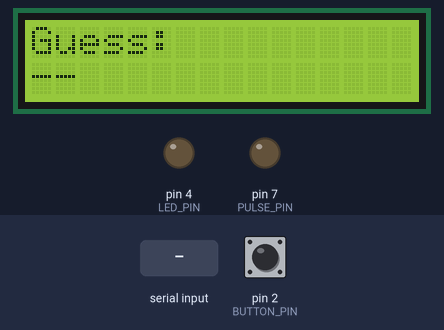
Bench run of a sketch on a simulated Arduino Uno, built with avr-gcc and run on an emulated ATmega328P. Shown: 16×2 character LCD, output pins drawn as LEDs (lit = HIGH). Inputs (shaded band) come from the test bench; at power-on: pin 2 (BUTTON_PIN) HIGH. What the sketch prints to the serial monitor is not drawn.

Above: at 6.6 s.
6.7 s: "BATTERY:\n" received over Serial
At 7.2 s:
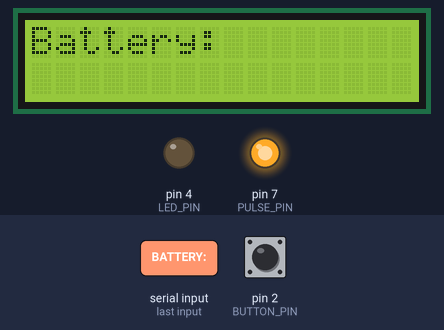
9.7 s: pin 2 (BUTTON_PIN) pulled LOW for 0.15 s
At 10.6 s:
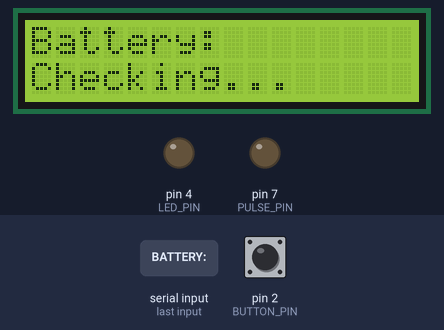
12.8 s: "UPLOAD_START\n" received over Serial
At 14.1 s:
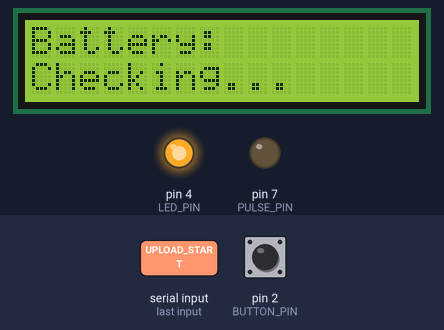
15.8 s: "GUESS:\n" received over Serial
At 16.4 s:
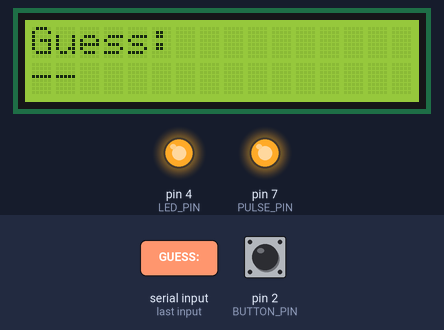
18.8 s: "BATTERY:\n" received over Serial
At 20.0 s:
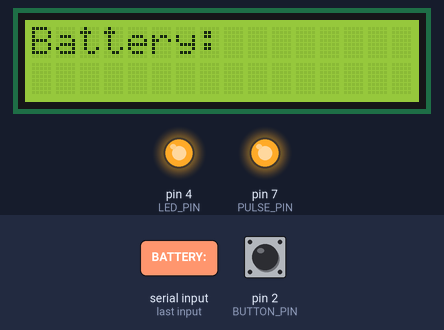
21.8 s: pin 2 (BUTTON_PIN) pulled LOW for 1 s
At 22.2 s:
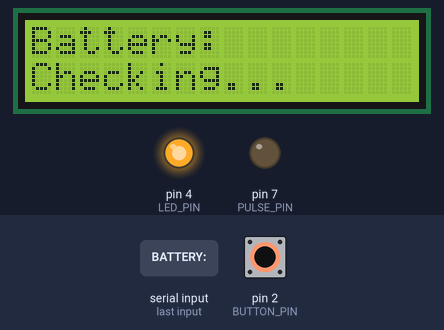
Timing chart, 0 to 24.8 s (numbered marks = the images above; inputs shaded):
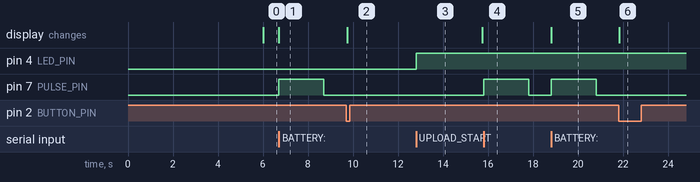

The sketch:

arduino_input_code.ino
```cpp
#include <LiquidCrystal.h>

// RS, E, D4, D5, D6, D7
LiquidCrystal lcd(8, 9, 10, 11, 12, 13);

const int BUTTON_PIN = 2;
const int LED_PIN = 4;
const int PULSE_PIN = 7;

const unsigned long PULSE_DURATION = 2000; // ms pin 7 stays HIGH
unsigned long pulseStartTime = 0;
bool pulseActive = false;

bool lastButtonState = HIGH;
String batteryResult = "Press button";
String guessResult = "--";

const unsigned long DISPLAY_INTERVAL = 6000; // ms per screen
unsigned long lastSwitchTime = 0;
bool showingGuess = false; // false = battery type screen, true = guess screen

void setup() {
  Serial.begin(115200);
  pinMode(BUTTON_PIN, INPUT_PULLUP);
  pinMode(LED_PIN, OUTPUT);
  digitalWrite(LED_PIN, LOW);
  pinMode(PULSE_PIN, OUTPUT);
  digitalWrite(PULSE_PIN, LOW);

  lcd.begin(16, 2);
  drawScreen();
}

void loop() {
  bool currentState = digitalRead(BUTTON_PIN);
  if (currentState == LOW && lastButtonState == HIGH) {
    delay(30);
    if (digitalRead(BUTTON_PIN) == LOW) {
      Serial.println("REQUEST_BATTERY");
      batteryResult = "Checking...";
      guessResult = "--";
      showingGuess = false;
      lastSwitchTime = millis();
      drawScreen();
    }
  }
  lastButtonState = currentState;

  if (Serial.available()) {
    String line = Serial.readStringUntil('\n');
    line.trim();

    if (line == "UPLOAD_START") {
      digitalWrite(LED_PIN, HIGH);
    }
    else if (line == "UPLOAD_DONE") {
      digitalWrite(LED_PIN, LOW);
    }
    else if (line.startsWith("BATTERY:")) {
      batteryResult = line.substring(8);
      showingGuess = false;
      lastSwitchTime = millis();
      drawScreen();
      startPulse();
    }
    else if (line.startsWith("GUESS:")) {
      guessResult = line.substring(6);
      startPulse();
    }
  }

  // Turn pin 7 off once the pulse time has passed (non-blocking)
  if (pulseActive && millis() - pulseStartTime >= PULSE_DURATION) {
    digitalWrite(PULSE_PIN, LOW);
    pulseActive = false;
  }

  // Every DISPLAY_INTERVAL, flip between the battery type screen and the
  // guess/prediction screen. Non-blocking so the button and serial reads
  // above still get checked every loop.
  if (millis() - lastSwitchTime >= DISPLAY_INTERVAL) {
    showingGuess = !showingGuess;
    lastSwitchTime = millis();
    drawScreen();
  }
}

void drawScreen() {
  lcd.clear();
  lcd.setCursor(0, 0);
  if (showingGuess) {
    lcd.print("Guess:");
    lcd.setCursor(0, 1);
    lcd.print(guessResult);
  } else {
    lcd.print("Battery:");
    lcd.setCursor(0, 1);
    lcd.print(batteryResult);
  }
}

void startPulse() {
  digitalWrite(PULSE_PIN, HIGH);
  pulseStartTime = millis();
  pulseActive = true;
}
```

Measured:
- after the input at 6.7 s, pin 7 (PULSE_PIN): LOW → HIGH at once, → LOW 2.0 s later; the display: changes at once (image 1)
- after the input at 9.7 s, the display: changes at once (image 2)
- after the input at 12.8 s, pin 4 (LED_PIN): LOW → HIGH at once
- after the input at 15.8 s, pin 7 (PULSE_PIN): LOW → HIGH at once, → LOW 2.0 s later
- after the input at 18.8 s, pin 7 (PULSE_PIN): LOW → HIGH at once, → LOW 2.0 s later; the display: changes at once (image 5)
- after the input at 21.8 s, the display: changes at once (image 6)
